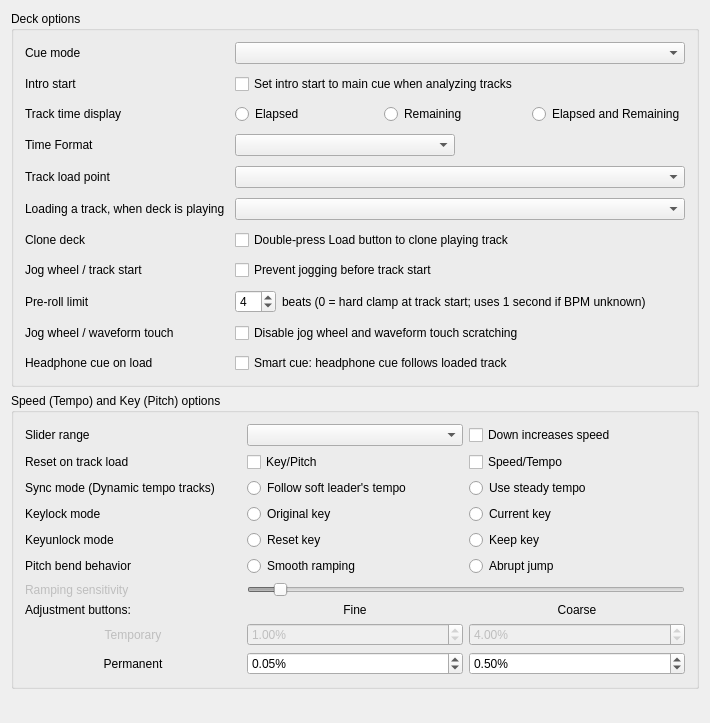
<?xml version="1.0" encoding="UTF-8"?>
<ui version="4.0">
 <class>DlgPrefDeckDlg</class>
 <widget class="QWidget" name="DlgPrefDeckDlg">
  <property name="geometry">
   <rect>
    <x>0</x>
    <y>0</y>
    <width>710</width>
    <height>723</height>
   </rect>
  </property>
  <property name="windowTitle">
   <string>Deck Preferences</string>
  </property>
  <layout class="QGridLayout" name="gridLayout_3">
   <item row="0" column="0">
    <widget class="QGroupBox" name="groupBoxDeckOptions">
     <property name="title">
      <string>Deck options</string>
     </property>
     <layout class="QGridLayout" name="GridLayout1">
      <property name="spacing">
       <number>10</number>
      </property>
      <item row="5" column="0">
       <widget class="QLabel" name="labelLoadWhenDeckPlaying">
        <property name="text">
         <string>Loading a track, when deck is playing</string>
        </property>
        <property name="buddy">
         <cstring>comboBoxLoadWhenDeckPlaying</cstring>
        </property>
       </widget>
      </item>
      <item row="0" column="0">
       <widget class="QLabel" name="labelCueMode">
        <property name="text">
         <string>Cue mode</string>
        </property>
        <property name="openExternalLinks">
         <bool>true</bool>
        </property>
        <property name="buddy">
         <cstring>ComboBoxCueMode</cstring>
        </property>
       </widget>
      </item>
      <item row="4" column="1" colspan="2">
       <widget class="QComboBox" name="comboBoxLoadPoint"/>
      </item>
      <item row="1" column="1" colspan="2">
       <widget class="QCheckBox" name="checkBoxIntroStartMove">
        <property name="toolTip">
         <string>When the analyzer places the intro start point automatically,
it will place it at the main cue point if the main cue point has been set previously.
This may be helpful for upgrading to Mixxx 2.3 from earlier versions.

If this option is disabled, the intro start point is automatically placed at the first sound.</string>
        </property>
        <property name="text">
         <string>Set intro start to main cue when analyzing tracks</string>
        </property>
       </widget>
      </item>
      <item row="1" column="0">
       <widget class="QLabel" name="labelIntroStartMove">
        <property name="text">
         <string>Intro start</string>
        </property>
        <property name="buddy">
         <cstring>checkBoxIntroStartMove</cstring>
        </property>
       </widget>
      </item>
      <item row="0" column="1" colspan="2">
       <widget class="QComboBox" name="ComboBoxCueMode">
        <property name="toolTip">
         <string>Mixxx mode:
- Cue button while pause at cue point = preview
- Cue button while pause not at cue point = set cue point
- Cue button while playing = pause at cue point
Mixxx mode (no blinking):
- Same as Mixxx mode but with no blinking indicators
Pioneer mode:
- Same as Mixxx mode with a flashing play button
Denon mode:
- Cue button at cue point = preview
- Cue button not at cue point = pause at cue point
- Play = set cue point
Numark mode:
- Same as Denon mode, but without a flashing play button
CUP mode:
- Cue button while pause at cue point = play after release
- Cue button while pause not at cue point = set cue point and play after release
- Cue button while playing = go to cue point and play after release
</string>
        </property>
       </widget>
      </item>
      <item row="6" column="0">
       <widget class="QLabel" name="labelCloneDeckOnLoadDoubleTap">
        <property name="text">
         <string>Clone deck</string>
        </property>
        <property name="buddy">
         <cstring>checkBoxCloneDeckOnLoadDoubleTap</cstring>
        </property>
       </widget>
      </item>
      <item row="3" column="0">
       <widget class="QLabel" name="labelTimeDisplay">
        <property name="text">
         <string>Time Format</string>
        </property>
        <property name="buddy">
         <cstring>comboBoxTimeFormat</cstring>
        </property>
       </widget>
      </item>
      <item row="3" column="1">
       <widget class="QComboBox" name="comboBoxTimeFormat"/>
      </item>
      <item row="4" column="0">
       <widget class="QLabel" name="labelLoadPoint">
        <property name="text">
         <string>Track load point</string>
        </property>
        <property name="buddy">
         <cstring>comboBoxLoadPoint</cstring>
        </property>
       </widget>
      </item>
      <item row="2" column="0">
       <widget class="QLabel" name="labelPositionDisplay">
        <property name="enabled">
         <bool>true</bool>
        </property>
        <property name="font">
         <font/>
        </property>
        <property name="text">
         <string>Track time display</string>
        </property>
        <property name="wordWrap">
         <bool>false</bool>
        </property>
        <property name="buddy">
         <cstring>radioButtonElapsed</cstring>
        </property>
       </widget>
      </item>
      <item row="5" column="1" colspan="2">
       <widget class="QComboBox" name="comboBoxLoadWhenDeckPlaying"/>
      </item>
      <item row="2" column="1" colspan="2">
       <layout class="QHBoxLayout" name="horizontalLayout">
        <item>
         <widget class="QRadioButton" name="radioButtonElapsed">
          <property name="text">
           <string>Elapsed</string>
          </property>
          <attribute name="buttonGroup">
           <string notr="true">buttonGroupTrackTime</string>
          </attribute>
         </widget>
        </item>
        <item>
         <widget class="QRadioButton" name="radioButtonRemaining">
          <property name="text">
           <string>Remaining</string>
          </property>
          <attribute name="buttonGroup">
           <string notr="true">buttonGroupTrackTime</string>
          </attribute>
         </widget>
        </item>
        <item>
         <widget class="QRadioButton" name="radioButtonElapsedAndRemaining">
          <property name="text">
           <string>Elapsed and Remaining</string>
          </property>
          <attribute name="buttonGroup">
           <string notr="true">buttonGroupTrackTime</string>
          </attribute>
         </widget>
        </item>
       </layout>
      </item>
      <item row="6" column="1" colspan="2">
       <widget class="QCheckBox" name="checkBoxCloneDeckOnLoadDoubleTap">
        <property name="toolTip">
         <string>Create a playing clone of the first playing deck by double-tapping a Load button on a controller or keyboard.
You can always drag-and-drop tracks on screen to clone a deck.</string>
        </property>
        <property name="text">
         <string>Double-press Load button to clone playing track</string>
        </property>
       </widget>
      </item>
      <item row="7" column="0">
       <widget class="QLabel" name="labelDisablePreRoll">
        <property name="text">
         <string>Jog wheel / track start</string>
        </property>
        <property name="buddy">
         <cstring>checkBoxDisablePreRoll</cstring>
        </property>
       </widget>
      </item>
      <item row="7" column="1" colspan="2">
       <widget class="QCheckBox" name="checkBoxDisablePreRoll">
        <property name="toolTip">
         <string>When enabled, jogging or scrubbing backward past the start of a track will hold at the beginning instead of entering the pre-roll (negative) region. Applies to jog wheels, scratch, and keyboard navigation.</string>
        </property>
        <property name="text">
         <string>Prevent jogging before track start</string>
        </property>
       </widget>
      </item>
      <item row="8" column="0">
       <widget class="QLabel" name="labelPreRollLimitBeats">
        <property name="text">
         <string>Pre-roll limit</string>
        </property>
        <property name="buddy">
         <cstring>spinBoxPreRollLimitBeats</cstring>
        </property>
       </widget>
      </item>
      <item row="8" column="1" colspan="2">
       <layout class="QHBoxLayout">
        <item>
         <widget class="QSpinBox" name="spinBoxPreRollLimitBeats">
          <property name="toolTip">
           <string>How many beats of pre-roll space to allow before clamping. Set to 0 to clamp hard at track start. Has no effect when "Prevent jogging before track start" is disabled.</string>
          </property>
          <property name="minimum">
           <number>0</number>
          </property>
          <property name="maximum">
           <number>32</number>
          </property>
          <property name="value">
           <number>4</number>
          </property>
         </widget>
        </item>
        <item>
         <widget class="QLabel" name="labelPreRollLimitBeatsUnit">
          <property name="text">
           <string>beats (0 = hard clamp at track start; uses 1 second if BPM unknown)</string>
          </property>
         </widget>
        </item>
        <item>
         <spacer>
          <property name="orientation">
           <enum>Qt::Orientation::Horizontal</enum>
          </property>
          <property name="sizeHint" stdset="0">
           <size>
            <width>40</width>
            <height>20</height>
           </size>
          </property>
         </spacer>
        </item>
       </layout>
      </item>
      <item row="9" column="0">
       <widget class="QLabel" name="labelDisableTouchScratch">
        <property name="text">
         <string>Jog wheel / waveform touch</string>
        </property>
        <property name="buddy">
         <cstring>checkBoxDisableTouchScratch</cstring>
        </property>
       </widget>
      </item>
      <item row="9" column="1" colspan="2">
       <widget class="QCheckBox" name="checkBoxDisableTouchScratch">
        <property name="toolTip">
         <string>When enabled, click-and-drag scratching on the on-screen waveform and vinyl widgets is ignored on both decks, so an accidental touch (mouse or touchscreen) can't disturb playback. Also mapped to Alt+J so it can be toggled live during a set.</string>
        </property>
        <property name="text">
         <string>Disable jog wheel and waveform touch scratching</string>
        </property>
       </widget>
      </item>
      <item row="10" column="0">
       <widget class="QLabel" name="labelSmartCue">
        <property name="text">
         <string>Headphone cue on load</string>
        </property>
        <property name="buddy">
         <cstring>checkBoxSmartCue</cstring>
        </property>
       </widget>
      </item>
      <item row="10" column="1" colspan="2">
       <widget class="QCheckBox" name="checkBoxSmartCue">
        <property name="toolTip">
         <string>Loading a track into a deck that is not playing moves the headphone cue (PFL) to that deck automatically, like the smart cue on Denon players. A playing deck never has its cue taken away.</string>
        </property>
        <property name="text">
         <string>Smart cue: headphone cue follows loaded track</string>
        </property>
       </widget>
      </item>
     </layout>
    </widget>
   </item>
   <item row="1" column="0">
    <widget class="QGroupBox" name="groupBoxSpeedPitchOptions">
     <property name="title">
      <string>Speed (Tempo) and Key (Pitch) options</string>
     </property>
     <layout class="QGridLayout" name="gridLayout_7">
      <item row="0" column="0">
       <layout class="QGridLayout" name="GridLayoutSpeedOptions">
        <item row="11" column="2">
         <widget class="QDoubleSpinBox" name="spinBoxPermanentRateCoarse">
          <property name="toolTip">
           <string>Permanent rate change when left-clicking</string>
          </property>
          <property name="accelerated">
           <bool>true</bool>
          </property>
          <property name="suffix">
           <string>%</string>
          </property>
          <property name="decimals">
           <number>2</number>
          </property>
          <property name="minimum">
           <double>0.010000000000000</double>
          </property>
          <property name="maximum">
           <double>10.000000000000000</double>
          </property>
          <property name="singleStep">
           <double>0.010000000000000</double>
          </property>
          <property name="value">
           <double>0.500000000000000</double>
          </property>
         </widget>
        </item>
        <item row="11" column="1">
         <widget class="QDoubleSpinBox" name="spinBoxPermanentRateFine">
          <property name="toolTip">
           <string>Permanent rate change when right-clicking</string>
          </property>
          <property name="accelerated">
           <bool>true</bool>
          </property>
          <property name="suffix">
           <string>%</string>
          </property>
          <property name="decimals">
           <number>2</number>
          </property>
          <property name="minimum">
           <double>0.010000000000000</double>
          </property>
          <property name="maximum">
           <double>10.000000000000000</double>
          </property>
          <property name="singleStep">
           <double>0.010000000000000</double>
          </property>
          <property name="value">
           <double>0.050000000000000</double>
          </property>
         </widget>
        </item>
        <item row="1" column="0">
         <widget class="QLabel" name="labelSpeedPitchReset">
          <property name="text">
           <string>Reset on track load</string>
          </property>
          <property name="buddy">
           <cstring>checkBoxResetPitch</cstring>
          </property>
         </widget>
        </item>
        <item row="3" column="2">
         <widget class="QRadioButton" name="radioButtonCurrentKey">
          <property name="text">
           <string>Current key</string>
          </property>
          <attribute name="buttonGroup">
           <string notr="true">buttonGroupKeyLockMode</string>
          </attribute>
         </widget>
        </item>
        <item row="10" column="1">
         <widget class="QDoubleSpinBox" name="spinBoxTemporaryRateFine">
          <property name="enabled">
           <bool>false</bool>
          </property>
          <property name="toolTip">
           <string>Temporary rate change when right-clicking</string>
          </property>
          <property name="accelerated">
           <bool>true</bool>
          </property>
          <property name="suffix">
           <string>%</string>
          </property>
          <property name="decimals">
           <number>2</number>
          </property>
          <property name="minimum">
           <double>0.010000000000000</double>
          </property>
          <property name="maximum">
           <double>10.000000000000000</double>
          </property>
          <property name="singleStep">
           <double>0.010000000000000</double>
          </property>
          <property name="value">
           <double>1.000000000000000</double>
          </property>
         </widget>
        </item>
        <item row="11" column="0">
         <widget class="QLabel" name="labelSpeedPermanent">
          <property name="text">
           <string>Permanent</string>
          </property>
          <property name="alignment">
           <set>Qt::AlignCenter</set>
          </property>
         </widget>
        </item>
        <item row="7" column="1" colspan="2">
         <widget class="QSlider" name="SliderRateRampSensitivity">
          <property name="enabled">
           <bool>false</bool>
          </property>
          <property name="minimum">
           <number>100</number>
          </property>
          <property name="maximum">
           <number>2500</number>
          </property>
          <property name="singleStep">
           <number>50</number>
          </property>
          <property name="value">
           <number>250</number>
          </property>
          <property name="orientation">
           <enum>Qt::Horizontal</enum>
          </property>
         </widget>
        </item>
        <item row="10" column="0">
         <widget class="QLabel" name="labelSpeedTemporary">
          <property name="enabled">
           <bool>false</bool>
          </property>
          <property name="text">
           <string>Temporary</string>
          </property>
          <property name="alignment">
           <set>Qt::AlignCenter</set>
          </property>
         </widget>
        </item>
        <item row="2" column="0">
         <widget class="QLabel" name="labelSyncMode">
          <property name="text">
           <string>Sync mode (Dynamic tempo tracks)</string>
          </property>
          <property name="openExternalLinks">
           <bool>true</bool>
          </property>
          <property name="buddy">
           <cstring>radioButtonSoftLeader</cstring>
          </property>
         </widget>
        </item>
        <item row="3" column="0">
         <widget class="QLabel" name="labelKeylockMode">
          <property name="text">
           <string>Keylock mode</string>
          </property>
          <property name="buddy">
           <cstring>radioButtonOriginalKey</cstring>
          </property>
         </widget>
        </item>
        <item row="7" column="0">
         <widget class="QLabel" name="labelSpeedRampSensitivity">
          <property name="enabled">
           <bool>false</bool>
          </property>
          <property name="text">
           <string>Ramping sensitivity</string>
          </property>
          <property name="buddy">
           <cstring>SliderRateRampSensitivity</cstring>
          </property>
         </widget>
        </item>
        <item row="6" column="0">
         <widget class="QLabel" name="labelSpeedBendBehavior">
          <property name="text">
           <string>Pitch bend behavior</string>
          </property>
          <property name="buddy">
           <cstring>radioButtonRateRampModeStepping</cstring>
          </property>
         </widget>
        </item>
        <item row="3" column="1">
         <widget class="QRadioButton" name="radioButtonOriginalKey">
          <property name="text">
           <string>Original key</string>
          </property>
          <attribute name="buttonGroup">
           <string notr="true">buttonGroupKeyLockMode</string>
          </attribute>
         </widget>
        </item>
        <item row="10" column="2">
         <widget class="QDoubleSpinBox" name="spinBoxTemporaryRateCoarse">
          <property name="enabled">
           <bool>false</bool>
          </property>
          <property name="toolTip">
           <string>Temporary rate change when left-clicking</string>
          </property>
          <property name="accelerated">
           <bool>true</bool>
          </property>
          <property name="suffix">
           <string>%</string>
          </property>
          <property name="decimals">
           <number>2</number>
          </property>
          <property name="minimum">
           <double>0.010000000000000</double>
          </property>
          <property name="maximum">
           <double>10.000000000000000</double>
          </property>
          <property name="singleStep">
           <double>0.010000000000000</double>
          </property>
          <property name="value">
           <double>4.000000000000000</double>
          </property>
         </widget>
        </item>
        <item row="1" column="2">
         <widget class="QCheckBox" name="checkBoxResetSpeed">
          <property name="text">
           <string>Speed/Tempo</string>
          </property>
         </widget>
        </item>
        <item row="1" column="1">
         <widget class="QCheckBox" name="checkBoxResetPitch">
          <property name="text">
           <string>Key/Pitch</string>
          </property>
         </widget>
        </item>
        <item row="9" column="0">
         <widget class="QLabel" name="labelSpeedAdjustment">
          <property name="text">
           <string>Adjustment buttons:</string>
          </property>
         </widget>
        </item>
        <item row="2" column="1">
         <widget class="QRadioButton" name="radioButtonSoftLeader">
          <property name="toolTip">
           <string>Apply tempo changes from a soft-leading track (usually the leaving track in a transition) to the follower tracks. After the transition, the follower track will continue with the previous leader's very last tempo. Changes from explicit selected leaders are always applied.</string>
          </property>
          <property name="text">
           <string>Follow soft leader's tempo</string>
          </property>
          <attribute name="buttonGroup">
           <string notr="true">buttonGroupSyncMode</string>
          </attribute>
         </widget>
        </item>
        <item row="9" column="2">
         <widget class="QLabel" name="labelSpeedCoarse">
          <property name="enabled">
           <bool>true</bool>
          </property>
          <property name="font">
           <font/>
          </property>
          <property name="toolTip">
           <string/>
          </property>
          <property name="text">
           <string>Coarse</string>
          </property>
          <property name="alignment">
           <set>Qt::AlignCenter</set>
          </property>
          <property name="wordWrap">
           <bool>false</bool>
          </property>
          <property name="buddy">
           <cstring>spinBoxPermanentRateCoarse</cstring>
          </property>
         </widget>
        </item>
        <item row="9" column="1">
         <widget class="QLabel" name="labelSpeedFine">
          <property name="enabled">
           <bool>true</bool>
          </property>
          <property name="font">
           <font/>
          </property>
          <property name="toolTip">
           <string/>
          </property>
          <property name="text">
           <string>Fine</string>
          </property>
          <property name="alignment">
           <set>Qt::AlignCenter</set>
          </property>
          <property name="wordWrap">
           <bool>false</bool>
          </property>
          <property name="buddy">
           <cstring>spinBoxPermanentRateFine</cstring>
          </property>
         </widget>
        </item>
        <item row="0" column="2">
         <widget class="QCheckBox" name="checkBoxInvertSpeedSlider">
          <property name="toolTip">
           <string>Make the speed sliders work like those on DJ turntables and CDJs where moving downward increases the speed</string>
          </property>
          <property name="text">
           <string>Down increases speed</string>
          </property>
         </widget>
        </item>
        <item row="0" column="0">
         <widget class="QLabel" name="labelSpeedSliderrange">
          <property name="enabled">
           <bool>true</bool>
          </property>
          <property name="font">
           <font/>
          </property>
          <property name="text">
           <string>Slider range</string>
          </property>
          <property name="wordWrap">
           <bool>false</bool>
          </property>
          <property name="buddy">
           <cstring>ComboBoxRateRange</cstring>
          </property>
         </widget>
        </item>
        <item row="0" column="1">
         <widget class="QComboBox" name="ComboBoxRateRange">
          <property name="font">
           <font/>
          </property>
          <property name="toolTip">
           <string>Adjusts the range of the speed (Vinyl &quot;Pitch&quot;) slider.</string>
          </property>
         </widget>
        </item>
        <item row="6" column="2">
         <widget class="QRadioButton" name="radioButtonRateRampModeStepping">
          <property name="text">
           <string>Abrupt jump</string>
          </property>
          <attribute name="buttonGroup">
           <string notr="true">buttonGroupSpeedBendBehavior</string>
          </attribute>
         </widget>
        </item>
        <item row="6" column="1">
         <widget class="QRadioButton" name="radioButtonRateRampModeLinear">
          <property name="toolTip">
           <string>Smoothly adjusts deck speed when temporary change buttons are held down</string>
          </property>
          <property name="text">
           <string>Smooth ramping</string>
          </property>
          <attribute name="buttonGroup">
           <string notr="true">buttonGroupSpeedBendBehavior</string>
          </attribute>
         </widget>
        </item>
        <item row="4" column="0">
         <widget class="QLabel" name="labelKeyunlockMode">
          <property name="text">
           <string>Keyunlock mode</string>
          </property>
          <property name="buddy">
           <cstring>radioButtonResetUnlockedKey</cstring>
          </property>
         </widget>
        </item>
        <item row="4" column="1">
         <widget class="QRadioButton" name="radioButtonResetUnlockedKey">
          <property name="text">
           <string>Reset key</string>
          </property>
          <attribute name="buttonGroup">
           <string notr="true">buttonGroupKeyUnlockMode</string>
          </attribute>
         </widget>
        </item>
        <item row="4" column="2">
         <widget class="QRadioButton" name="radioButtonKeepUnlockedKey">
          <property name="text">
           <string>Keep key</string>
          </property>
          <attribute name="buttonGroup">
           <string notr="true">buttonGroupKeyUnlockMode</string>
          </attribute>
         </widget>
        </item>
        <item row="2" column="2">
         <widget class="QRadioButton" name="radioButtonLockBpm">
          <property name="toolTip">
           <string>The tempo of a previous soft leader track at the beginning of the transition is kept steady. After the transition, the follower track will maintain this original tempo. This technique serves as a workaround to avoid dynamic tempo changes, as seen during the outro of rubato-style tracks. For instance, it prevents the follower track from continuing with a slowed-down tempo of the soft leader. This corresponds to the behavior before Mixxx 2.4. Changes from explicit selected leaders are always applied.</string>
          </property>
          <property name="text">
           <string>Use steady tempo</string>
          </property>
          <attribute name="buttonGroup">
           <string notr="true">buttonGroupSyncMode</string>
          </attribute>
         </widget>
        </item>
        <item row="5" column="0">
         <spacer name="verticalSpacer1">
          <property name="orientation">
           <enum>Qt::Vertical</enum>
          </property>
          <property name="sizeHint" stdset="0">
           <size>
            <width>20</width>
            <height>15</height>
           </size>
          </property>
         </spacer>
        </item>
       </layout>
      </item>
     </layout>
    </widget>
   </item>
   <item row="2" column="0">
    <spacer name="verticalSpacer2">
     <property name="orientation">
      <enum>Qt::Vertical</enum>
     </property>
     <property name="sizeHint" stdset="0">
      <size>
       <width>20</width>
       <height>40</height>
      </size>
     </property>
    </spacer>
   </item>
  </layout>
 </widget>
 <layoutdefault spacing="6" margin="11"/>
 <tabstops>
  <tabstop>ComboBoxCueMode</tabstop>
  <tabstop>checkBoxIntroStartMove</tabstop>
  <tabstop>radioButtonElapsed</tabstop>
  <tabstop>radioButtonRemaining</tabstop>
  <tabstop>radioButtonElapsedAndRemaining</tabstop>
  <tabstop>comboBoxTimeFormat</tabstop>
  <tabstop>comboBoxLoadPoint</tabstop>
  <tabstop>comboBoxLoadWhenDeckPlaying</tabstop>
  <tabstop>checkBoxCloneDeckOnLoadDoubleTap</tabstop>
  <tabstop>checkBoxDisablePreRoll</tabstop>
  <tabstop>spinBoxPreRollLimitBeats</tabstop>
  <tabstop>checkBoxDisableTouchScratch</tabstop>
  <tabstop>checkBoxSmartCue</tabstop>
  <tabstop>ComboBoxRateRange</tabstop>
  <tabstop>checkBoxInvertSpeedSlider</tabstop>
  <tabstop>checkBoxResetPitch</tabstop>
  <tabstop>checkBoxResetSpeed</tabstop>
  <tabstop>radioButtonSoftLeader</tabstop>
  <tabstop>radioButtonLockBpm</tabstop>
  <tabstop>radioButtonOriginalKey</tabstop>
  <tabstop>radioButtonCurrentKey</tabstop>
  <tabstop>radioButtonResetUnlockedKey</tabstop>
  <tabstop>radioButtonKeepUnlockedKey</tabstop>
  <tabstop>radioButtonRateRampModeLinear</tabstop>
  <tabstop>radioButtonRateRampModeStepping</tabstop>
  <tabstop>SliderRateRampSensitivity</tabstop>
  <tabstop>spinBoxTemporaryRateFine</tabstop>
  <tabstop>spinBoxTemporaryRateCoarse</tabstop>
  <tabstop>spinBoxPermanentRateFine</tabstop>
  <tabstop>spinBoxPermanentRateCoarse</tabstop>
 </tabstops>
 <resources/>
 <buttongroups>
  <buttongroup name="buttonGroupTrackTime"/>
  <buttongroup name="buttonGroupKeyUnlockMode"/>
  <buttongroup name="buttonGroupKeyLockMode"/>
  <buttongroup name="buttonGroupSpeedBendBehavior"/>
  <buttongroup name="buttonGroupSyncMode"/>
 </buttongroups>
</ui>
